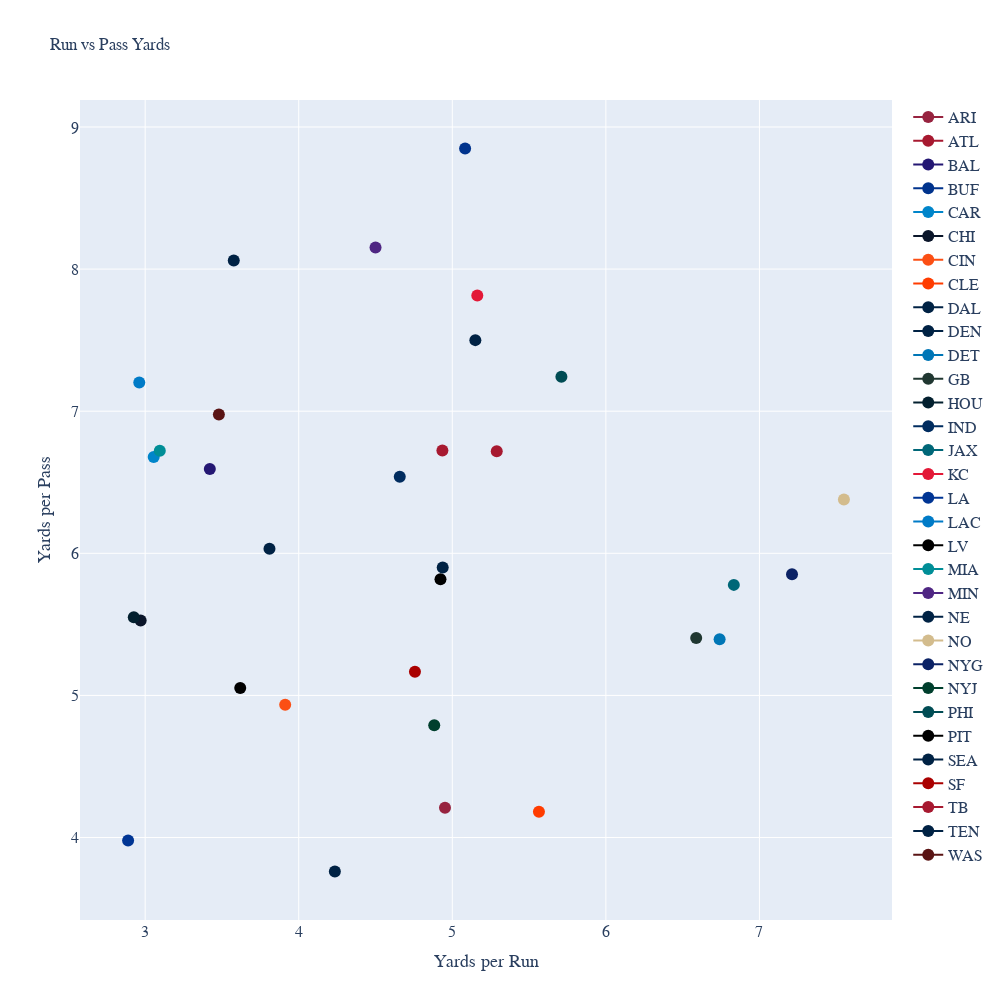

Here is the notebook cell this chart was saved with:
### Code cell
fig = go.Figure()
for i in range(len(df_run_pass)):
    fig.add_trace(
        go.Scatter(
            x=[df_run_pass['yds_per_run'][i]], 
            y=[df_run_pass['yds_per_pass_attempt'][i]], 
            name=df_run_pass['posteam'][i], 
            # mode="markers", 
            marker=dict(size=12,
                        color=df_run_pass['team_color'][i])
            # fill=df_run_pass['team_color'][i],
            # hovertemplate=f"<b>{name}</b><br>%{{y}} yds through week %{{x}}<extra></extra>"
        )
    )
    
fig.update_layout(
    font_family="Averta, sans-serif",
    hoverlabel_font_family="Averta, sans-serif",
    title='Run vs Pass Yards',
    xaxis_title_text="Yards per Run",
    xaxis_title_font_size=18,
    xaxis_tickfont_size=16,
    yaxis_title_text="Yards per Pass",
    yaxis_title_font_size=18,
    yaxis_tickfont_size=16,
    hoverlabel_font_size=16,
    legend_font_size=16,
    height=1000,
    width=1000
)
        
fig.show()

### Figure 1 — Plotly figure (JSON) as saved in the notebook; plotly's stock layout.template omitted (floating-point values rounded to 4 significant figures)
{"data": [{"marker": {"color": "#97233F", "size": 12}, "name": "ARI", "type": "scatter", "x": [4.952], "y": [4.209]}, {"marker": {"color": "#A71930", "size": 12}, "name": "ATL", "type": "scatter", "x": [5.289], "y": [6.719]}, {"marker": {"color": "#241773", "size": 12}, "name": "BAL", "type": "scatter", "x": [3.421], "y": [6.594]}, {"marker": {"color": "#00338D", "size": 12}, "name": "BUF", "type": "scatter", "x": [5.083], "y": [8.848]}, {"marker": {"color": "#0085CA", "size": 12}, "name": "CAR", "type": "scatter", "x": [3.056], "y": [6.677]}, {"marker": {"color": "#0B162A", "size": 12}, "name": "CHI", "type": "scatter", "x": [2.971], "y": [5.526]}, {"marker": {"color": "#FB4F14", "size": 12}, "name": "CIN", "type": "scatter", "x": [3.912], "y": [4.934]}, {"marker": {"color": "#FF3C00", "size": 12}, "name": "CLE", "type": "scatter", "x": [5.564], "y": [4.182]}, {"marker": {"color": "#002244", "size": 12}, "name": "DAL", "type": "scatter", "x": [4.235], "y": [3.761]}, {"marker": {"color": "#002244", "size": 12}, "name": "DEN", "type": "scatter", "x": [5.15], "y": [7.5]}, {"marker": {"color": "#0076B6", "size": 12}, "name": "DET", "type": "scatter", "x": [6.741], "y": [5.395]}, {"marker": {"color": "#203731", "size": 12}, "name": "GB", "type": "scatter", "x": [6.588], "y": [5.405]}, {"marker": {"color": "#03202F", "size": 12}, "name": "HOU", "type": "scatter", "x": [2.926], "y": [5.55]}, {"marker": {"color": "#002C5F", "size": 12}, "name": "IND", "type": "scatter", "x": [4.658], "y": [6.538]}, {"marker": {"color": "#006778", "size": 12}, "name": "JAX", "type": "scatter", "x": [6.833], "y": [5.778]}, {"marker": {"color": "#E31837", "size": 12}, "name": "KC", "type": "scatter", "x": [5.163], "y": [7.813]}, {"marker": {"color": "#003594", "size": 12}, "name": "LA", "type": "scatter", "x": [2.889], "y": [3.979]}, {"marker": {"color": "#007BC7", "size": 12}, "name": "LAC", "type": "scatter", "x": [2.962], "y": [7.202]}, {"marker": {"color": "#000000", "size": 12}, "name": "LV", "type": "scatter", "x": [4.923], "y": [5.818]}, {"marker": {"color": "#008E97", "size": 12}, "name": "MIA", "type": "scatter", "x": [3.095], "y": [6.722]}, {"marker": {"color": "#4F2683", "size": 12}, "name": "MIN", "type": "scatter", "x": [4.5], "y": [8.152]}, {"marker": {"color": "#002244", "size": 12}, "name": "NE", "type": "scatter", "x": [3.81], "y": [6.031]}, {"marker": {"color": "#D3BC8D", "size": 12}, "name": "NO", "type": "scatter", "x": [7.55], "y": [6.378]}, {"marker": {"color": "#0B2265", "size": 12}, "name": "NYG", "type": "scatter", "x": [7.212], "y": [5.852]}, {"marker": {"color": "#003F2D", "size": 12}, "name": "NYJ", "type": "scatter", "x": [4.882], "y": [4.79]}, {"marker": {"color": "#004C54", "size": 12}, "name": "PHI", "type": "scatter", "x": [5.711], "y": [7.242]}, {"marker": {"color": "#000000", "size": 12}, "name": "PIT", "type": "scatter", "x": [3.619], "y": [5.053]}, {"marker": {"color": "#002244", "size": 12}, "name": "SEA", "type": "scatter", "x": [4.938], "y": [5.9]}, {"marker": {"color": "#AA0000", "size": 12}, "name": "SF", "type": "scatter", "x": [4.757], "y": [5.167]}, {"marker": {"color": "#A71930", "size": 12}, "name": "TB", "type": "scatter", "x": [4.935], "y": [6.724]}, {"marker": {"color": "#002244", "size": 12}, "name": "TEN", "type": "scatter", "x": [3.577], "y": [8.061]}, {"marker": {"color": "#5A1414", "size": 12}, "name": "WAS", "type": "scatter", "x": [3.48], "y": [6.977]}], "layout": {"font": {"family": "Averta, sans-serif"}, "height": 1000, "hoverlabel": {"font": {"family": "Averta, sans-serif", "size": 16}}, "legend": {"font": {"size": 16}}, "title": {"text": "Run vs Pass Yards"}, "width": 1000, "xaxis": {"autorange": true, "range": [2.576, 7.863], "tickfont": {"size": 16}, "title": {"font": {"size": 18}, "text": "Yards per Run"}, "type": "linear"}, "yaxis": {"autorange": true, "range": [3.42, 9.19], "tickfont": {"size": 16}, "title": {"font": {"size": 18}, "text": "Yards per Pass"}, "type": "linear"}}}
